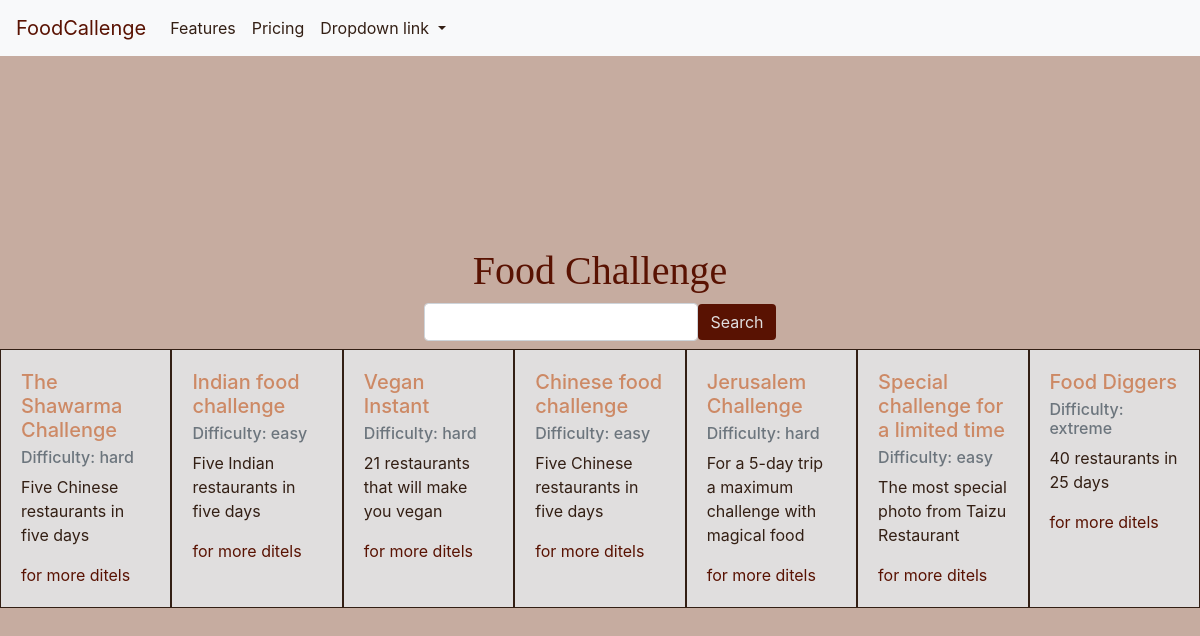
The page / on the database its author committed.
### core/models.py (models this page shows, shortened)
class Challenge(models.Model):
    name = models.CharField(max_length=200)
    summary = models.CharField(max_length=200)
    description = models.TextField()
    class Level(models.IntegerChoices):
        EASY = 1, "easy"
        MEDIUM = 2, "medium"
        HARD = 3, "hard"
        EXTREME = 4, "extreme"
    level = models.IntegerField(choices=Level.choices)

### core/views.py (the view)
# urls.py: path('', views.home, name='home'),
def home(request):
    c = Challenge.objects.all().order_by('?')
    d = {'object_list': c}
    return render(request, 'core/home.html', d)

### core/templates/core/home.html (shortened to what this page needs)
{% extends 'core/base.html' %}
{% block content %}
    <div class="homePage">
        <div class="containers">
            <div class="header">
                <h1>Food Challenge</h1>
            </div>
            <form class="form-inline" action="{% url 'search' %}">
                <div class="form-group mb-2">
                    <input type="search" class="form-control" id="search" name="q">
                </div>
                <button class="btn btn-home" type="submit">Search</button>
            </form>
            <div class="row kill-margin" >
                {% for c in object_list %}
                        <div class="col-sm">
                            <div class="card-body">
                                <h5 class="card-title">{{ c.name }}</h5>
                                <h6 class="card-subtitle mb-2 text-muted">Difficulty: {{ c.get_level_display }}</h6>
                                <p class="card-text">{{ c.summary }}</p>
                                <a href="{% url 'select' c.id  %}" class="card-link">for more ditels</a>
                            </div>
                        </div>
                {% endfor %}
            </div>
        </div>
    </div>
{% endblock %}

### core/static/css/style.css (style rules this page uses)
* { box-sizing: border-box; }
body, html { margin: 0; padding: 0; background: #c6aca0; }
.containers { min-height: calc(100vh - 57px); display: flex; justify-content: center; align-items: center; flex-direction: column; }
.header { font-family: 'Zilla Slab', serif; color: #591202; }
.btn-home { margin-bottom: 0.5rem; background: #591202; border: #591202; color: #e0dede; }
.kill-margin { margin-right: 0; margin-left: 0; }
.col-sm { border: #331f14 solid 1px; padding: 0; background: #e0dede; }
.card-title { color: #cd8965; }
.card-text { color: #331f14; }
.card-link { color: #591202; }

### rows shown on the page
Challenge: name "The Shawarma Challenge", level "hard", summary "Five Chinese restaurants in five days"
Challenge: name "Indian food challenge", level "easy", summary "Five Indian restaurants in five days"
Challenge: name "Vegan Instant", level "hard", summary "21 restaurants that will make you vegan"
Challenge: name "Chinese food challenge", level "easy", summary "Five Chinese restaurants in five days"
Challenge: name "Jerusalem Challenge", level "hard", summary "For a 5-day trip a maximum challenge with magical food"
Challenge: name "Special challenge for a limited time", level "easy", summary "The most special photo from Taizu Restaurant"
Challenge: name "Food Diggers", level "extreme", summary "40 restaurants in 25 days"
